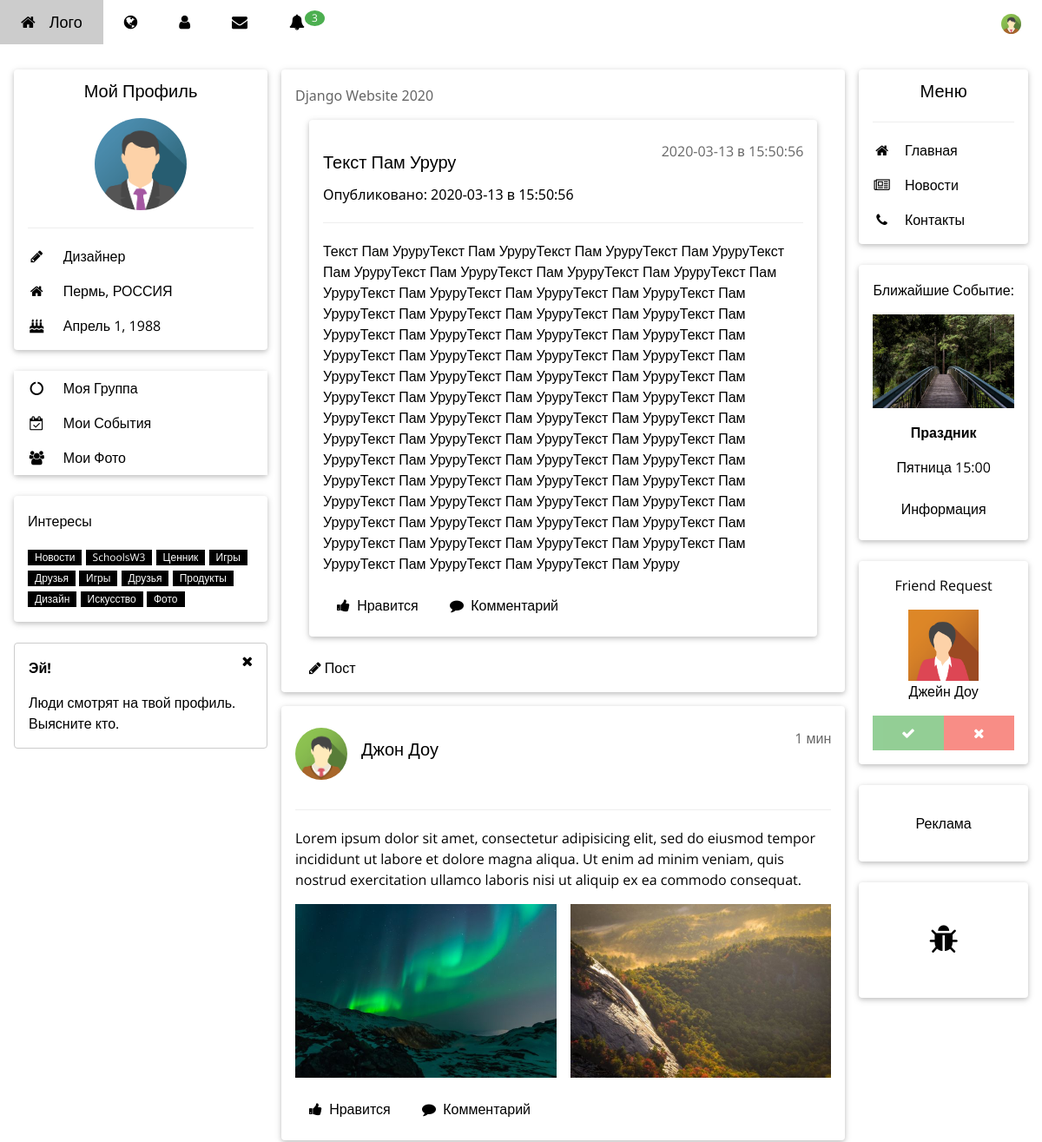
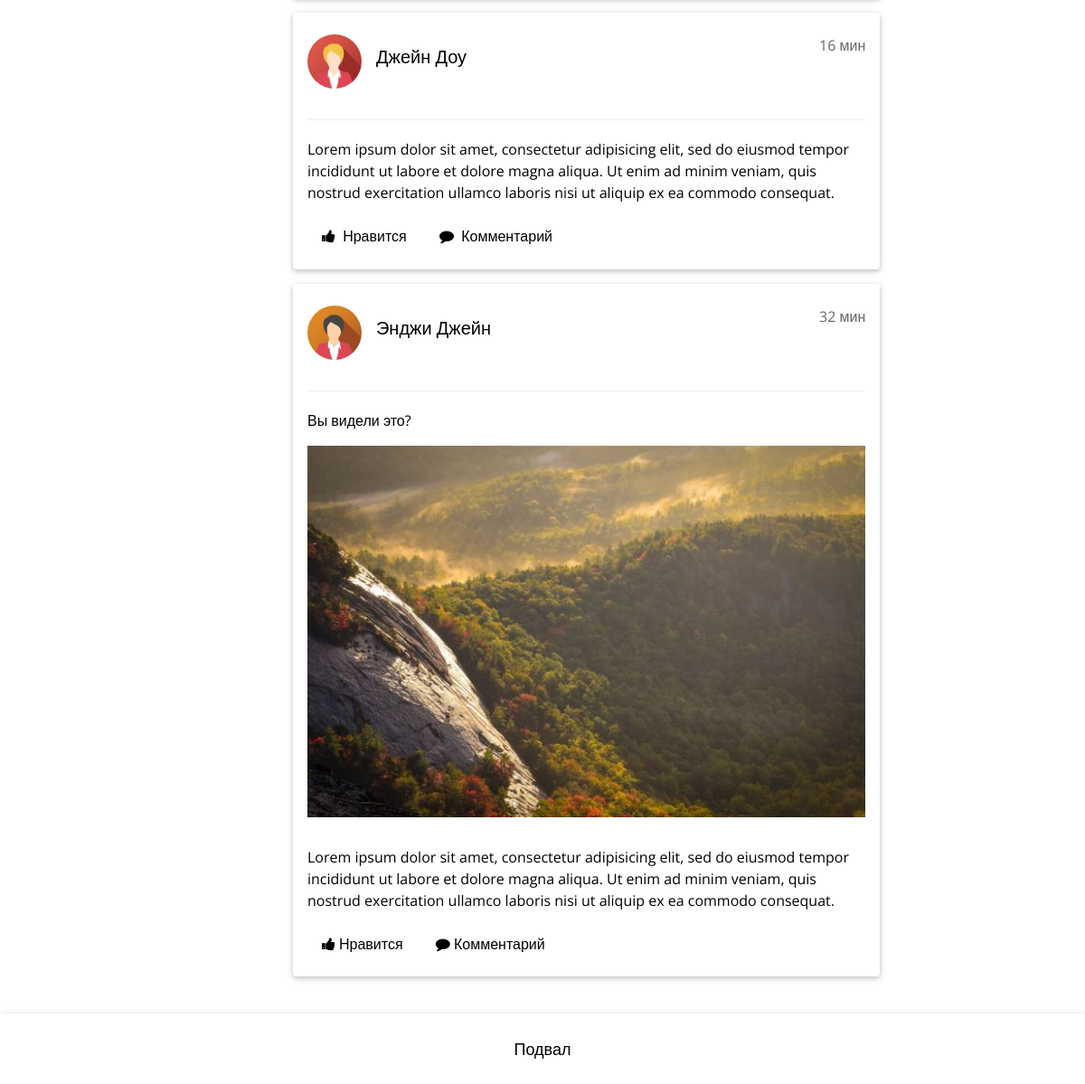
The page /news/1/ on the database its author committed (2 pictures, top to bottom).
### news/models.py (models this page shows, shortened)
class Articles(models.Model):
	title = models.CharField(max_length = 120)
	post = models.TextField()
	date = models.DateTimeField()
	author = models.ForeignKey(User, on_delete=models.CASCADE)

### news/templates/news/post.html (shortened to what this page needs)
{% extends "mainApp/wrapper.html" %}
{% block content %}
	<div class="w3-container w3-card w3-white w3-round w3-margin"><br>
        <span class="w3-right w3-opacity">{{articles.date|date:"Y-m-d в H:i:s"}}</span>
        <h4>{{articles.title}}</h4>
        <h6 class="text-info">Опубликовано: {{articles.date|date:"Y-m-d в H:i:s"}}</h6>
        <hr class="w3-clear">
        <p>{{articles.post|safe|linebreaks}}</p>
        <button type="button" class="w3-button w3-theme-d1 w3-margin-bottom"><i class="fa fa-thumbs-up"></i>  Нравится</button>
        <button type="button" class="w3-button w3-theme-d2 w3-margin-bottom"><i class="fa fa-comment"></i>  Комментарий</button>
      </div>
{% endblock %}

### mainApp/static/css/w3.css (style rules this page uses)
html { box-sizing:border-box }
*,*:before,*:after { box-sizing:inherit }
html { -ms-text-size-adjust:100%;-webkit-text-size-adjust:100% }
body { margin:0 }
hr { box-sizing:content-box;height:0;overflow:visible }
button,input,select,textarea { font:inherit;margin:0 }
button,input { overflow:visible }
button,select { text-transform:none }
button,html [type=button],[type=reset],[type=submit] { -webkit-appearance:button }
html,body { font-family:Verdana,sans-serif;font-size:16px;line-height:1.5 }
html { overflow-x:hidden }
h4 { font-size:20px }
h6 { font-size:16px }
h1,h2,h3,h4,h5,h6 { font-family:"Segoe UI",Arial,sans-serif;font-weight:400;margin:10px 0 }
hr { border:0;border-top:1px solid #eee;margin:20px 0 }
.w3-btn,.w3-button { border:none;display:inline-block;padding:8px 16px;vertical-align:middle;overflow:hidden;text-decoration:none;color:inherit;background-color:inherit;text-align:center;cursor:pointer;white-space:nowrap }
.w3-btn,.w3-button { -webkit-touch-callout:none;-webkit-user-select:none;-khtml-user-select:none;-moz-user-select:none;-ms-user-select:none;user-select:none }
.w3-container:after,.w3-container:before,.w3-panel:after,.w3-panel:before,.w3-row:after,.w3-row:before,.w3-row-padding:after,.w3-row-padding:before, .w3-cell-row:before,.w3-cell-row:after,.w3-clear:after,.w3-clear:before,.w3-bar:before,.w3-bar:after { content:"";display:table;clear:both }
.w3-round,.w3-round-medium { border-radius:4px }
.w3-container,.w3-panel { padding:0.01em 16px }
.w3-card,.w3-card-2 { box-shadow:0 2px 5px 0 rgba(0,0,0,0.16),0 2px 10px 0 rgba(0,0,0,0.12) }
.w3-opacity,.w3-hover-opacity:hover { opacity:0.60 }
.w3-margin { margin:16px!important }
.w3-margin-bottom { margin-bottom:16px!important }
.w3-right { float:right!important }
.w3-white,.w3-hover-white:hover { color:#000!important;background-color:#fff!important }

### mainApp/templates/mainApp/wrapper.html (style rules this page uses)
html,body,h1,h2,h3,h4,h5 { font-family: "Open Sans", sans-serif }

### rows shown on the page
Articles: date "2020-03-13 в 15:50:56", title "Текст Пам Уруру", post "Текст Пам УруруТекст Пам УруруТекст Пам УруруТекст Пам УруруТекст Пам УруруТекст Пам УруруТекст Пам УруруТекст Пам УруруТекст Пам УруруТекст Пам УруруТекст Пам УруруТекст Пам УруруТекст Пам УруруТекст Пам УруруТекст Пам УруруТекст Пам УруруТекст Пам УруруТекст Пам УруруТекст Пам УруруТекст Пам УруруТекст Пам УруруТекст Пам УруруТекст Пам УруруТекст Пам УруруТекст Пам УруруТекст Пам УруруТекст Пам УруруТекст Пам УруруТекст Пам УруруТекст Пам УруруТекст Пам УруруТекст Пам УруруТекст Пам УруруТекст Пам УруруТекст Пам УруруТекст Пам УруруТекст Пам УруруТекст Пам УруруТекст Пам УруруТекст Пам УруруТекст Пам УруруТекст Пам УруруТекст Пам УруруТекст Пам УруруТекст Пам УруруТекст Пам УруруТекст Пам…"
